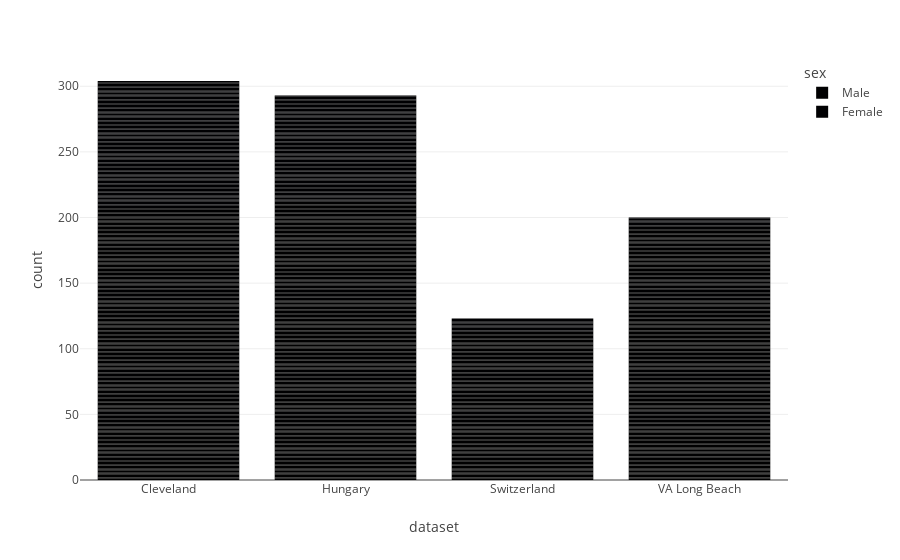

Notebook code for this chart:
### Code cell
fig = px.bar(df, x='dataset', color='sex')
fig.show()

### Figure 1 — Plotly figure (JSON) as saved in the notebook; plotly's stock layout.template omitted (floating-point values rounded to 4 significant figures; data arrays with more than 128 entries replaced by an {"elided": "..."} marker saying what was removed)
{"data": [{"alignmentgroup": "True", "hovertemplate": "sex=Male<br>dataset=%{x}<br>count=%{y}<extra></extra>", "legendgroup": "Male", "marker": {"color": "#000001", "pattern": {"shape": ""}}, "name": "Male", "offsetgroup": "Male", "orientation": "v", "showlegend": true, "textposition": "auto", "type": "bar", "x": {"elided": "726 str values"}, "xaxis": "x", "y": {"elided": "726 int values"}, "yaxis": "y"}, {"alignmentgroup": "True", "hovertemplate": "sex=Female<br>dataset=%{x}<br>count=%{y}<extra></extra>", "legendgroup": "Female", "marker": {"color": "#000002", "pattern": {"shape": ""}}, "name": "Female", "offsetgroup": "Female", "orientation": "v", "showlegend": true, "textposition": "auto", "type": "bar", "x": {"elided": "194 str values"}, "xaxis": "x", "y": {"elided": "194 int values"}, "yaxis": "y"}], "layout": {"barmode": "relative", "legend": {"title": {"text": "sex"}, "tracegroupgap": 0}, "margin": {"t": 60}, "xaxis": {"anchor": "y", "domain": [0, 1], "title": {"text": "dataset"}}, "yaxis": {"anchor": "x", "domain": [0, 1], "title": {"text": "count"}}}}
